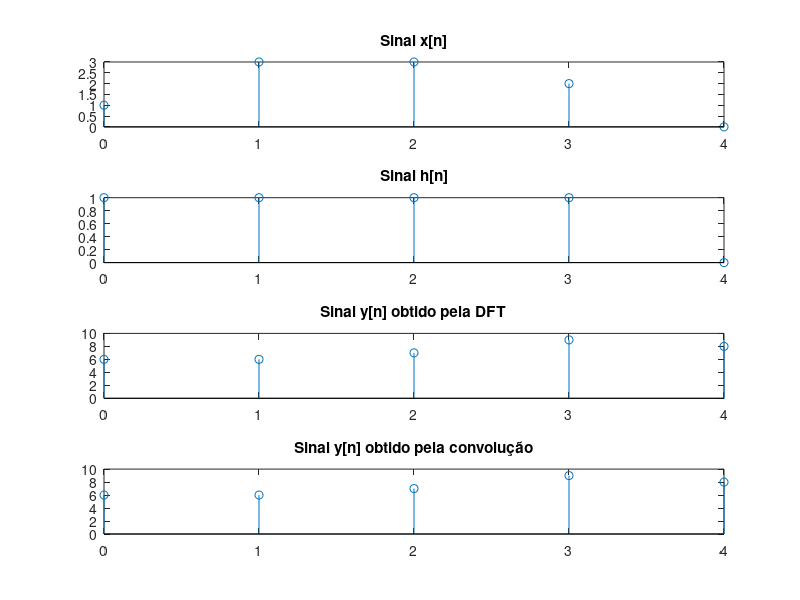

This figure's MATLAB source:
N=5;
n=0:N-1;
x=[1 3 3 2 0];
h=[1 1 1 1 0];
figure(7)
subplot(411);
stem(n,x)
title('Sinal x[n]');
subplot(412);
stem(n,h)
title('Sinal h[n]');
X=fft(x);
H=fft(h);
Y=X.*H;
y=ifft(Y);
subplot(413);
stem(n,y);
title('Sinal y[n] obtido pela DFT');
subplot(414);
stem(n,cconv(x,h,5));
title('Sinal y[n] obtido pela convolução');
